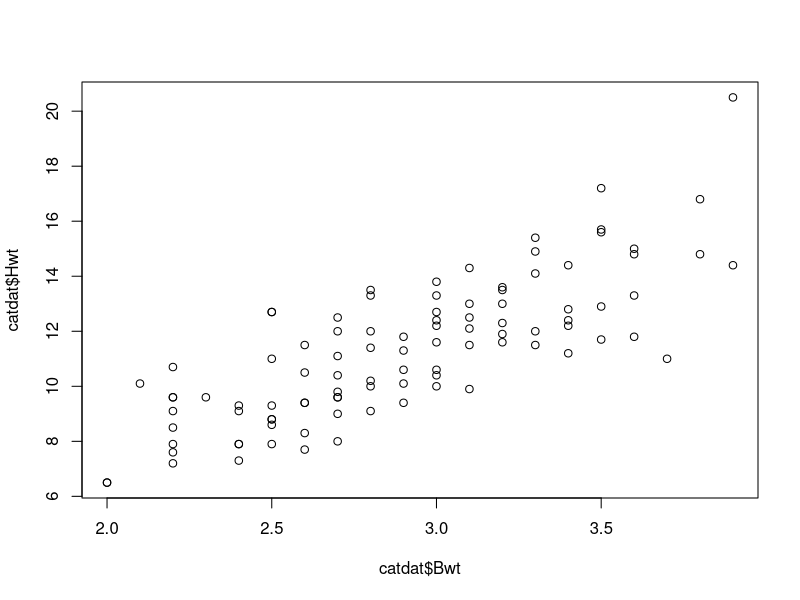

Write R code to recreate this figure. (Note: this script raises an error after producing the figure.)
library(sm)

?sm.variogram

catdat <- boot::catsM
plot(catdat$Bwt, y = catdat$Hwt)

install.packages("~/OneDrive - University of Glasgow/research/sm2.2-5.7-not-yet-released/sm",
                 repos = NULL, type = "source")
library(sm)
sm.variogram(x = catdat$Bwt, y = catdat$Hwt, model = "stationary")



with(coalash, {
   Position <- cbind(East, North)
   sm.options(list(df = 6, se = TRUE))

   par(mfrow=c(2,2))
   sm.variogram(Position, Percent, original.scale = FALSE, se = FALSE)
   sm.variogram(Position, Percent, original.scale = FALSE)
   sm.variogram(Position, Percent, original.scale = FALSE, model = "independent")
   sm.variogram(East,     Percent, original.scale = FALSE, model = "independent")
   par(mfrow=c(1,1))
})

## Not run: 
# Comparison of Co in March and September
   
with(mosses, {
	
   nbins <- 12
   vgm.m <- sm.variogram(loc.m, Co.m, nbins = nbins, original.scale = TRUE,
                        ylim = c(0, 1.5))
   vgm.s <- sm.variogram(loc.s, Co.s, nbins = nbins, original.scale = TRUE,
                        add = TRUE, col.points = "blue")
                        
   trns <- function(x) (x / 0.977741)^4
   del <- 1000
   plot(vgm.m$distance.mean, trns(vgm.m$sqrtdiff.mean), type = "b",
         ylim = c(0, 1.5), xlab = "Distance", ylab = "Semi-variogram")
   points(vgm.s$distance.mean - del, trns(vgm.s$sqrtdiff.mean), type = "b",
         col = "blue", pch = 2, lty = 2)

   plot(vgm.m$distance.mean, trns(vgm.m$sqrtdiff.mean), type = "b",
         ylim = c(0, 1.5), xlab = "Distance", ylab = "Semi-variogram")
   points(vgm.s$distance.mean - del, trns(vgm.s$sqrtdiff.mean), type = "b",
         col = "blue", pch = 2, lty = 2)
   segments(vgm.m$distance.mean, trns(vgm.m$sqrtdiff.mean - 2 * vgm.m$se),
         vgm.m$distance.mean, trns(vgm.m$sqrtdiff.mean + 2 * vgm.m$se))
   segments(vgm.s$distance.mean - del, trns(vgm.s$sqrtdiff.mean - 2 * vgm.s$se),
         vgm.s$distance.mean - del, trns(vgm.s$sqrtdiff.mean + 2 * vgm.s$se),
         col = "blue", lty = 2)

   mn <- (vgm.m$sqrtdiff.mean + vgm.s$sqrtdiff.mean) / 2
   se <- sqrt(vgm.m$se^2 + vgm.s$se^2)
   plot(vgm.m$distance.mean, trns(vgm.m$sqrtdiff.mean), type = "n",
        ylim = c(0, 1.5), xlab = "Distance", ylab = "Semi-variogram")
   polygon(c(vgm.m$distance.mean, rev(vgm.m$distance.mean)),
        c(trns(mn - se), rev(trns(mn + se))),
        border = NA, col = "lightblue")  
   points(vgm.m$distance.mean, trns(vgm.m$sqrtdiff.mean))
   points(vgm.s$distance.mean, trns(vgm.s$sqrtdiff.mean), col = "blue", pch = 2)

   vgm1 <- sm.variogram(loc.m, Co.m, nbins = nbins, varmat = TRUE, 
                        display = "none")
   vgm2 <- sm.variogram(loc.s, Co.s, nbins = nbins, varmat = TRUE,
                        display = "none")

   nbin  <- length(vgm1$distance.mean)
   vdiff <- vgm1$sqrtdiff.mean - vgm2$sqrtdiff.mean
   tstat <- c(vdiff %*% solve(vgm1$V + vgm2$V) %*% vdiff)
   pval  <- 1 - pchisq(tstat, nbin)
   pval
})

# Assessing isotropy for Hg in March

with(mosses, {
   sm.variogram(loc.m, Hg.m, model = "isotropic")
})

# Assessing stationarity for Hg in September

with(mosses, {
   vgm.sty <- sm.variogram(loc.s, Hg.s, model = "stationary")
   i <- 1
   image(vgm.sty$eval.points[[1]], vgm.sty$eval.points[[2]], vgm.sty$estimate[ , , i],
         col = topo.colors(20))
   contour(vgm.sty$eval.points[[1]], vgm.sty$eval.points[[2]], vgm.sty$sdiff[ , , i],
         col = "red", add = TRUE)
})
